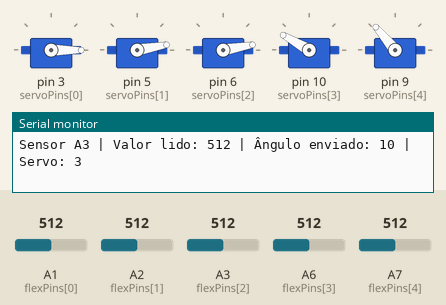
Simulated run of this sketch. Board: Arduino Nano, built with avr-gcc and run on an emulated ATmega328P. Parts: 5 × servo, the last lines printed to the serial monitor. The test bench sets the inputs (shaded band); at power-on: A1 (flexPins[0]) = 512, A2 (flexPins[1]) = 512, A3 (flexPins[2]) = 512, A6 (flexPins[3]) = 512, A7 (flexPins[4]) = 512.

Above: at 1.3 s.
1.4 s: A1 (flexPins[0]) set to 992
At 2.5 s:
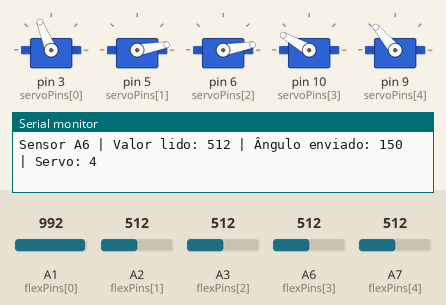
3.2 s: A2 (flexPins[1]) set to 992
At 4.5 s:
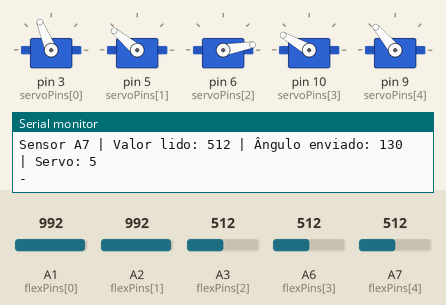
4.9 s: A3 (flexPins[2]) set to 992
At 6.3 s:
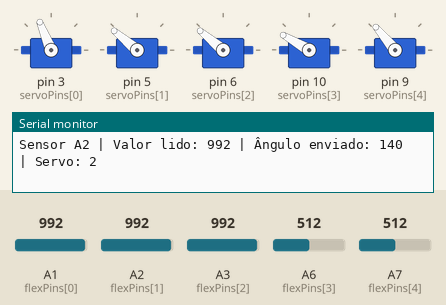
6.6 s: A6 (flexPins[3]) set to 992
At 7.3 s:
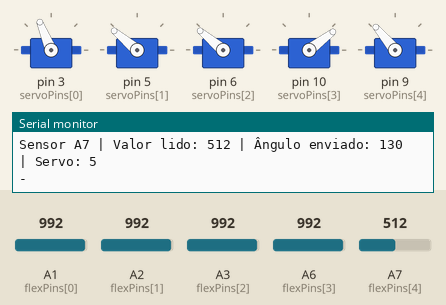
8.4 s: A7 (flexPins[4]) set to 992
At 9.3 s:
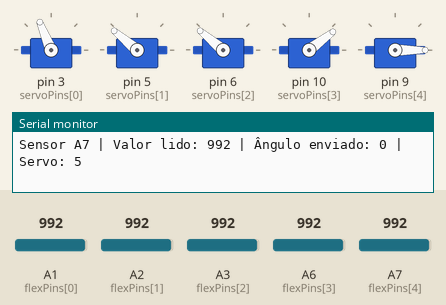
10.1 s: A1 (flexPins[0]) set to 716
At 11.2 s:
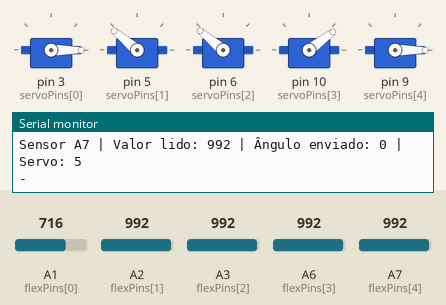
Timing chart, 0 to 12.6 s (numbered marks = the images above; inputs shaded):
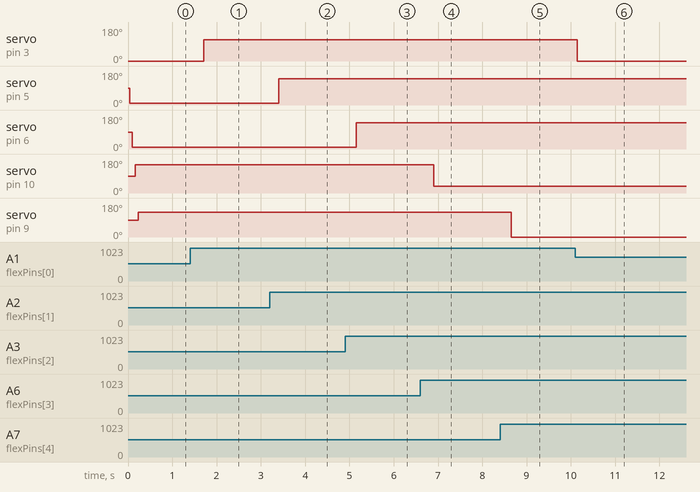

Measured:
- after the input at 1.4 s, servo on pin 3 (servoPins[0]): 0° → 112° after 0.32 s
- after the input at 3.2 s, servo on pin 5 (servoPins[1]): 10° → 140° after 0.20 s
- after the input at 4.9 s, servo on pin 6 (servoPins[2]): 10° → 140° after 0.25 s
- after the input at 6.6 s, servo on pin 10 (servoPins[3]): 150° → 37° after 0.31 s
- after the input at 8.4 s, servo on pin 9 (servoPins[4]): 130° → 0° after 0.26 s
- after the input at 10.1 s, servo on pin 3 (servoPins[0]): 112° → 0° at once

The sketch:

FLEXSENSORS.ino
```cpp
#include <Servo.h>

// Sensores nos pinos A1,A2,A3,A6,A7
const int flexPins[5] = {A1,A2,A3,A6,A7};
// Servos nos pinos digitais 5,3,6,10,9
const int servoPins[5] = {3,5,6,10,9};

// Cria 5 objetos servo
Servo servos[5];

void setup() {
  Serial.begin(9600);

  for (int i = 0; i < 5; i++) {
    servos[i].attach(servoPins[i]);
  }

  Serial.println("Iniciando leitura dos sensores...\n");
}

void loop() {
  for (int i = 0; i < 5; i++) {
    int flexValue = analogRead(flexPins[i]);
    int angle;

    // Mapeamento individual por sensor
    if (i == 0) {
      angle = map(flexValue, 920, 1010, 0, 140)  ; // mínimo
      angle = constrain(angle, 0, 140);
    } else if (i == 1) {
      angle = map(flexValue, 820, 1000, 30, 170); // anelar
      angle = constrain(angle, 10, 140);
    }  else if (i == 2) {
      angle = map(flexValue, 700, 820, 30, 170); // dedo do meio
      angle = constrain(angle, 10, 140);
    }  else if (i == 3) {
      angle = map(flexValue, 870, 1020, 30, 170); // indicador
      angle = constrain(angle, 30, 180);
      angle = 180 - angle;  // Inverte movimento
    } else {
      angle = map(flexValue, 770, 970, 50, 180); // polegar
      angle = constrain(angle, 50, 180);
      angle = 180 - angle;  // Inverte movimento
    }

    servos[i].write(angle);

    // Impressão detalhada
    Serial.print("Sensor A");
    Serial.print(flexPins[i] - A0);
    Serial.print(" | Valor lido: ");
    Serial.print(flexValue);
    Serial.print(" | Ângulo enviado: ");
    Serial.print(angle);
    Serial.print(" | Servo: ");
    Serial.println(i + 1);
  }

  Serial.println("-");
  delay(300);
}
```
